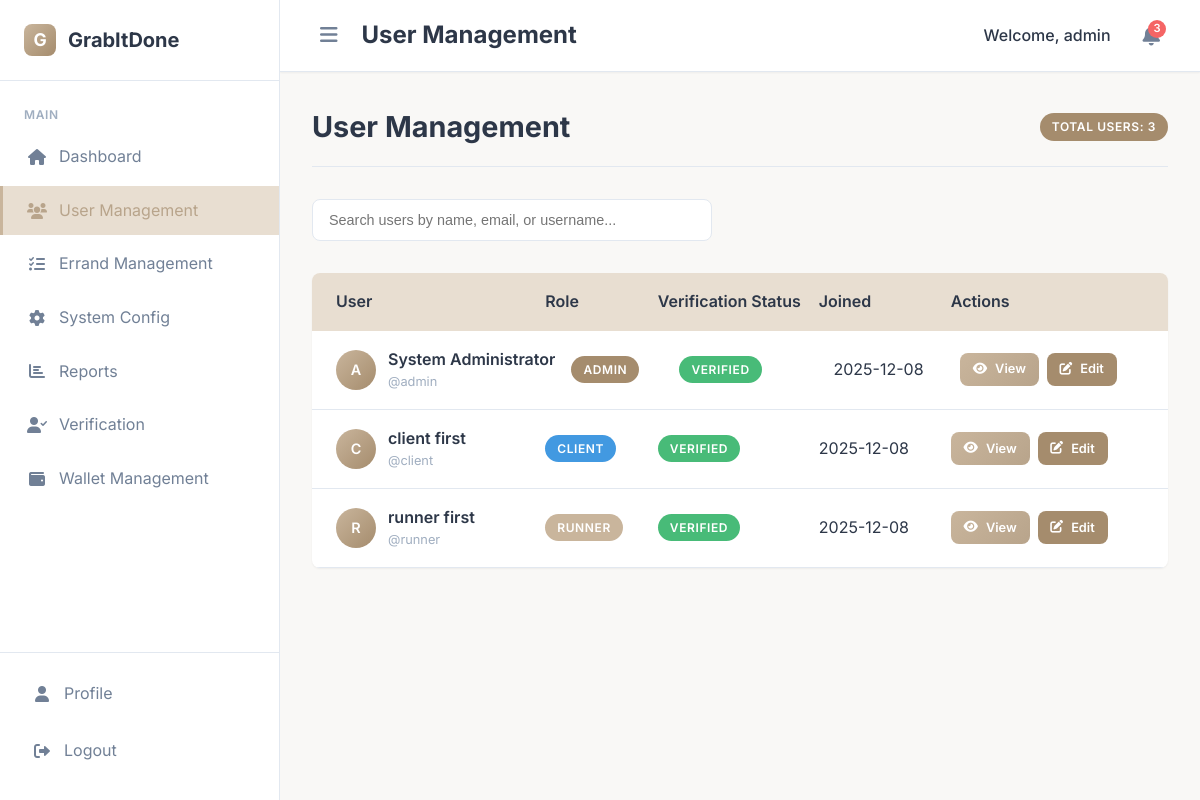
Before: /admin/users (signed in) with the older database file.
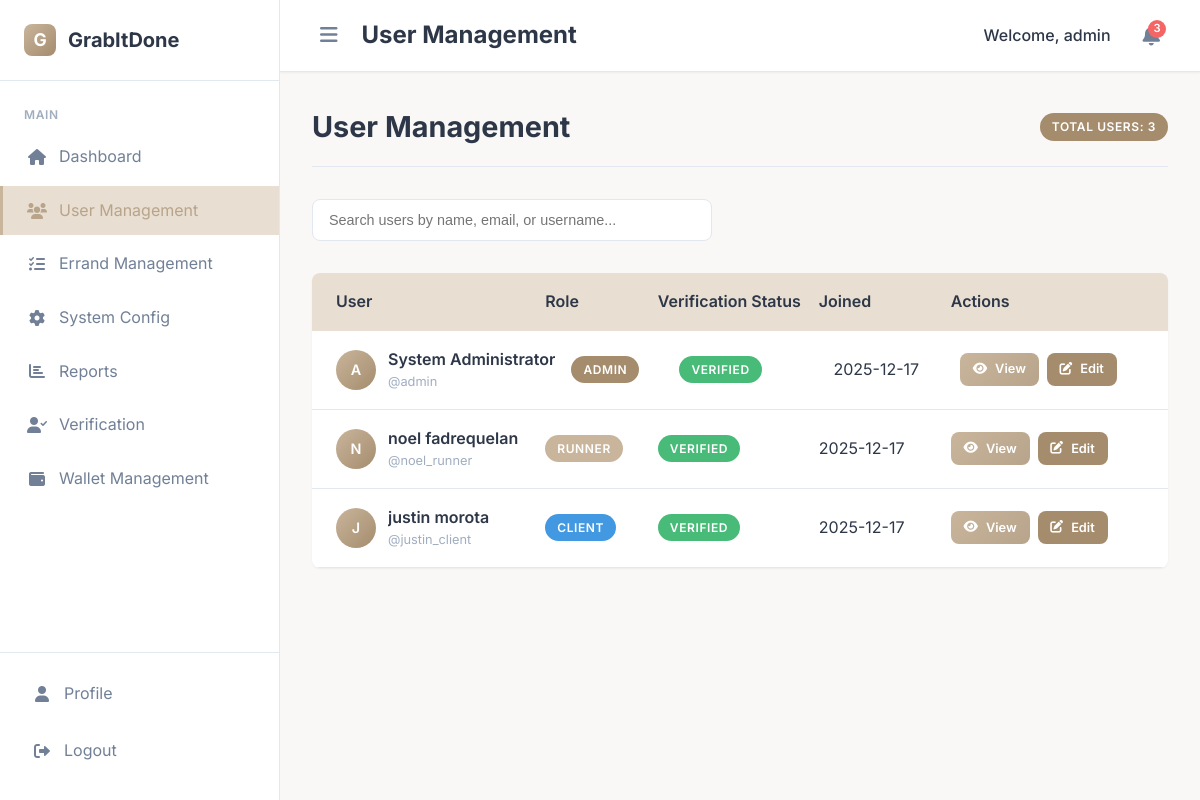
After: the same page with the newer database file.
### app/models.py (models this page shows, shortened)
class User(db.Model):
    id = db.Column(db.Integer, primary_key=True)
    username = db.Column(db.String(80), unique=True, nullable=False)
    email = db.Column(db.String(120), unique=True, nullable=False)
    password_hash = db.Column(db.String(200), nullable=False)
    role = db.Column(db.String(20), nullable=False)  # client, runner, admin
    first_name = db.Column(db.String(50))
    last_name = db.Column(db.String(50))
    phone = db.Column(db.String(20))
    barangay = db.Column(db.String(100))
    address = db.Column(db.Text)
    bio = db.Column(db.Text)
    vehicle_type = db.Column(db.String(50))
    available_hours = db.Column(db.String(100))
    verified = db.Column(db.Boolean, default=False)
    verification_requested = db.Column(db.Boolean, default=False)
    verification_status = db.Column(db.String(20), default='not_requested')
    last_verification_date = db.Column(db.DateTime)
    rejection_reason = db.Column(db.Text, nullable=True)
    is_active = db.Column(db.Boolean, default=True)
    created_at = db.Column(db.DateTime, default=datetime.utcnow)
    wallet_balance = db.Column(db.Float, default=0.0)
    total_earnings = db.Column(db.Float, default=0.0)  # For runners
    total_spent = db.Column(db.Float, default=0.0)     # For clients
    created_errands = db.relationship('Errand', foreign_keys='Errand.client_id', backref='user_client', lazy=True)
    accepted_errands = db.relationship('Errand', foreign_keys='Errand.runner_id', backref='user_runner', lazy=True)
    client_payments = db.relationship('Payment', foreign_keys='Payment.client_id', backref='payment_client_user', lazy=True)
    runner_payments = db.relationship('Payment', foreign_keys='Payment.runner_id', backref='payment_runner_user', lazy=True)
    wallet_transactions = db.relationship('WalletTransaction', backref='transaction_user', lazy=True)
    user_payment_methods = db.relationship('PaymentMethod', backref='method_owner', lazy=True)
    user_wallet = db.relationship('Wallet', backref='wallet_owner_user', uselist=False)

### app/routes.py (the view)
@bp.route('/admin/users')
@login_required('admin')
def admin_users():
    users = User.query.all()
    return render_template('admin/user_management.html', users=users)

### app/routes.py (called while the page is built)
def validate_session():
    if 'user_id' not in session:
        return False
    session_hash = session.get('session_id')
    cookie_session = request.cookies.get('user_session')
    if not session_hash or not cookie_session:
        return False
    expected_cookie = f"{session['user_id']}_{session_hash}"
    return cookie_session == expected_cookie

### app/templates/admin/user_management.html (shortened to what this page needs)
{% extends 'base.html' %}
{% block header_title %}User Management{% endblock %}
{% block content %}
<div class="page-header">
    <h1 style="margin: 0; font-size: 1.8rem;">User Management</h1>
    <span class="badge badge-admin">Total Users: {{ users|length }}</span>
</div>
<div class="search-bar">
    <input type="text" class="search-input" placeholder="Search users by name, email, or username...">
</div>
<div class="users-table">
    <div class="table-header">
        <div>User</div>
        <div>Role</div>
        <div>Verification Status</div>
        <div>Joined</div>
        <div>Actions</div>
    </div>
    {% for user in users %}
    <div class="table-row">
        <div class="table-cell">
            <div class="user-info">
                <div class="user-avatar">
                    {{ user.username[0]|upper }}
                </div>
                <div class="user-details">
                    <div class="name">{{ user.first_name or 'N/A' }} {{ user.last_name or 'N/A' }}</div>
                    <div class="username">@{{ user.username }}</div>
                </div>
            </div>
        </div>
        <div class="table-cell">
            <span class="badge badge-{{ user.role }}">
                {{ user.role|title }}
            </span>
        </div>
        <div class="table-cell">
            {% if user.verified %}
                <span class="badge badge-verified">Verified</span>
            {% elif user.verification_status == 'pending' %}
                <span class="badge badge-pending">Pending</span>
            {% elif user.verification_status == 'rejected' %}
                <span class="badge badge-rejected">Rejected</span>
            {% else %}
                <span class="badge badge-not-requested">Not Requested</span>
            {% endif %}
        </div>
        <div class="table-cell">{{ user.created_at.strftime('%Y-%m-%d') }}</div>
        <div class="table-cell">
            <div class="action-buttons">
                <a href="{{ url_for('main.view_user', user_id=user.id) }}" class="btn btn-sm btn-primary">
                    <i class="fas fa-eye"></i> View
                </a>
                <a href="{{ url_for('main.edit_user', user_id=user.id) }}" class="btn btn-sm btn-accent">
                    <i class="fas fa-edit"></i> Edit
                </a>
            </div>
        </div>
    </div>
    {% endfor %}
</div>
{% endblock %}

### app/templates/base.html (shortened to what this page needs)
<!DOCTYPE html>
<html lang="en">
<head>
    <link rel="stylesheet" href="https://cdnjs.cloudflare.com/ajax/libs/font-awesome/6.0.0/css/all.min.css">
</head>
<body class="{% if request.endpoint in ['main.index', 'main.login', 'main.register', 'main.forgot_password'] %}public-layout{% endif %}">
    {% if request.endpoint in ['main.index', 'main.login', 'main.register', 'main.forgot_password'] %}
    <header class="public-header">
        <div class="public-header-content">
            <a href="{{ url_for('main.index') }}" class="public-brand">
                <div class="brand-logo">G</div>
                <span class="brand-text">GrabItDone</span>
            </a>
            <nav class="public-nav">
                {% if session.get('user_id') %}
                <a href="{{ url_for('main.dashboard') }}" class="btn btn-primary btn-sm">Dashboard</a>
                <a href="{{ url_for('main.logout') }}" class="btn btn-secondary btn-sm">Logout</a>
                {% else %}
                <a href="{{ url_for('main.login') }}" class="btn btn-secondary btn-sm">Login</a>
                <a href="{{ url_for('main.register') }}" class="btn btn-primary btn-sm">Sign Up</a>
                {% endif %}
            </nav>
        </div>
    </header>
    {% else %}
    <div class="app-container">
        <aside class="sidebar {% if session.get('sidebar_collapsed') %}collapsed{% endif %}" id="sidebar">
            <div class="sidebar-header">
                <a href="{{ url_for('main.dashboard') }}" class="sidebar-brand">
                    <div class="brand-logo">G</div>
                    <span class="brand-text">GrabItDone</span>
                </a>
            </div>
            <nav class="sidebar-nav">
                <div class="nav-section">
                    <div class="nav-label">Main</div>
                <ul class="nav-items">
                    <li class="nav-item">
                        <a href="{{ url_for('main.dashboard') }}" class="nav-link {% if request.endpoint == 'main.dashboard' %}active{% endif %}">
                            <i class="fas fa-home nav-icon"></i>
                            <span class="nav-text">Dashboard</span>
                        </a>
                    </li>
                    {% if user_role == 'admin' %}
                    <li class="nav-item">
                        <a href="{{ url_for('main.admin_users') }}" class="nav-link {% if request.endpoint == 'main.admin_users' %}active{% endif %}">
                            <i class="fas fa-users nav-icon"></i>
                            <span class="nav-text">User Management</span>
                        </a>
                    </li>
                    <li class="nav-item">
                        <a href="{{ url_for('main.admin_errands') }}" class="nav-link {% if request.endpoint == 'main.admin_errands' %}active{% endif %}">
                            <i class="fas fa-tasks nav-icon"></i>
                            <span class="nav-text">Errand Management</span>
                        </a>
                    </li>
                    <li class="nav-item">
                        <a href="{{ url_for('main.admin_system_config') }}" class="nav-link {% if request.endpoint == 'main.admin_system_config' %}active{% endif %}">
                            <i class="fas fa-cog nav-icon"></i>
                            <span class="nav-text">System Config</span>
                        </a>
                    </li>
                    <li class="nav-item">
                        <a href="{{ url_for('main.admin_reports') }}" class="nav-link {% if request.endpoint == 'main.admin_reports' %}active{% endif %}">
                            <i class="fas fa-chart-bar nav-icon"></i>
                            <span class="nav-text">Reports</span>
                        </a>
                    </li>
                    <li class="nav-item">
                        <a href="{{ url_for('main.admin_verification_requests') }}" class="nav-link {% if request.endpoint == 'main.admin_verification_requests' %}active{% endif %}">
                            <i class="fas fa-user-check nav-icon"></i>
                            <span class="nav-text">Verification</span>
                        </a>
                    </li>
                    <li class="nav-item">
                        <a href="{{ url_for('main.admin_wallet_management') }}" class="nav-link {% if request.endpoint == 'main.admin_wallet_management' %}active{% endif %}">
                            <i class="fas fa-wallet nav-icon"></i>
                            <span class="nav-text">Wallet Management</span>
                        </a>
                    </li>
                    {% endif %}
                </ul>
                </div>
            </nav>
            <div class="sidebar-footer">
                <ul class="footer-nav-items">
                    <li class="footer-nav-item">
                        <a href="{{ url_for('main.profile') }}" class="footer-nav-link {% if request.endpoint == 'main.profile' %}active{% endif %}">
                            <i class="fas fa-user footer-nav-icon"></i>
                            <span class="footer-nav-text">Profile</span>
                        </a>
                    </li>
                    <li class="footer-nav-item">
                        <a href="{{ url_for('main.logout') }}" class="footer-nav-link">
                            <i class="fas fa-sign-out-alt footer-nav-icon"></i>
                            <span class="footer-nav-text">Logout</span>
                        </a>
                    </li>
                </ul>
            </div>
        </aside>
        <div class="main-content {% if session.get('sidebar_collapsed') %}expanded{% endif %}" id="mainContent">
            <header class="header">
                <div class="header-content">
                    <div class="header-left">
                        <button class="sidebar-toggle" id="sidebarToggle">
                            <i class="fas fa-bars"></i>
                        </button>
                        <h1 class="header-title">{% block header_title %}{% endblock %}</h1>
                    </div>
                    <div class="header-actions">
                        <span class="user-welcome">Welcome, {{ session.get('username') }}</span>
                        <a href="{{ url_for('main.notifications') }}" class="notification-bell">
                            {% if unread_notification_count > 0 %}
                            <span class="notification-badge">{{ unread_notification_count }}</span>
                            {% endif %}
                        </a>
                    </div>
                </div>
            </header>
    {% endif %}
    <main class="main">
        {% block content %}{% endblock %}
    </main>
    {% if request.endpoint not in ['main.index', 'main.login', 'main.register', 'main.forgot_password'] %}
        </div>
    </div>
    {% endif %}
</body>
</html>

### app/templates/admin/user_management.html (style rules this page uses)
.page-header { display: flex; justify-content: space-between; align-items: center; margin-bottom: 2rem; padding-bottom: 1rem; border-bottom: 1px solid var(--border); }
.search-bar { margin-bottom: 2rem; }
.search-input { width: 100%; max-width: 400px; padding: 0.75rem 1rem; border: 1px solid var(--border); border-radius: var(--radius); font-size: 0.9rem; }
.users-table { background: var(--surface); border-radius: var(--radius); overflow: hidden; box-shadow: var(--shadow-sm); }
.table-header { display: grid; grid-template-columns: 2fr 1fr 1.5fr 1.2fr 2fr; padding: 1rem 1.5rem; background: var(--primary-light); font-weight: 600; color: var(--text-primary); align-items: center; gap: 1rem; }
.table-row { display: grid; grid-template-columns: 2fr 1fr 1.5fr 1.2fr 2fr; padding: 1rem 1.5rem; border-bottom: 1px solid var(--border); align-items: center; gap: 1rem; }
.user-avatar { width: 40px; height: 40px; border-radius: 50%; background: linear-gradient(135deg, var(--primary), var(--accent)); display: flex; align-items: center; justify-content: center; color: white; font-weight: 600; font-size: 0.9rem; flex-shrink: 0; }
.user-info { display: flex; align-items: center; gap: 0.75rem; min-width: 0; }
.user-details { min-width: 0; flex: 1; }
.user-details .name { font-weight: 600; color: var(--text-primary); white-space: nowrap; overflow: hidden; text-overflow: ellipsis; }
.user-details .username { font-size: 0.8rem; color: var(--text-muted); white-space: nowrap; overflow: hidden; text-overflow: ellipsis; }
.badge { padding: 0.25rem 0.75rem; border-radius: 20px; font-size: 0.75rem; font-weight: 600; text-transform: uppercase; letter-spacing: 0.05em; display: inline-block; white-space: nowrap; }
.badge-client { background: var(--info); color: white; }
.badge-runner { background: var(--primary); color: white; }
.badge-admin { background: var(--accent); color: white; }
.badge-verified { background: var(--success); color: white; }
.action-buttons { display: flex; gap: 0.5rem; flex-wrap: wrap; justify-content: flex-start; align-items: center; }
.btn-sm { padding: 0.4rem 0.8rem; font-size: 0.8rem; white-space: nowrap; }
.table-cell { display: flex; align-items: center; min-height: 40px; }
.table-row > div:nth-child(4) { white-space: nowrap; overflow: hidden; text-overflow: ellipsis; }

Changed rows visible on the page:
removed User: username "C", first_name "client", last_name "first", username "client", role "CLIENT", verified "VERIFIED", created_at "2025-12-08"
removed User: username "R", first_name "runner", last_name "first", username "runner", role "RUNNER", verified "VERIFIED", created_at "2025-12-08"
changed User "System": created_at "2025-12-08" → "2025-12-17"
added User: username "N", first_name "noel", last_name "fadrequelan", username "noel_runner", role "RUNNER", verified "VERIFIED", created_at "2025-12-17"
added User: username "J", first_name "justin", last_name "morota", username "justin_client", role "CLIENT", verified "VERIFIED", created_at "2025-12-17"
